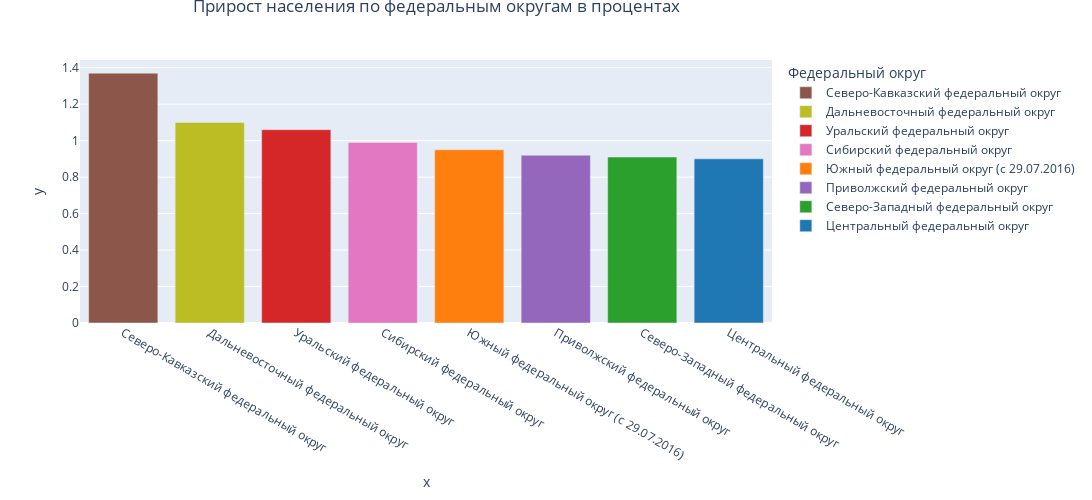

The notebook cell saved with this chart:
### Code cell
fig_1 = px.bar(color=mask_perc['Федеральный округ'],
               color_discrete_map=dct_colors,
               x=mask_perc['Федеральный округ'],
               y=mask_perc['Новорожденные в %'],
               width=1500,
               height=500)
fig_1.update_layout(legend=dict(title='Федеральный округ'),
                    title=dict(text='Прирост населения по федеральным округам в процентах',x=0.4,y=1))

fig_1.show()

### Figure 1 — Plotly figure (JSON) as saved in the notebook; plotly's stock layout.template omitted (floating-point values rounded to 4 significant figures)
{"data": [{"alignmentgroup": "True", "hovertemplate": "color=Северо-Кавказский федеральный округ<br>x=%{x}<br>y=%{y}<extra></extra>", "legendgroup": "Северо-Кавказский федеральный округ", "marker": {"color": "#8C564B", "pattern": {"shape": ""}}, "name": "Северо-Кавказский федеральный округ", "offsetgroup": "Северо-Кавказский федеральный округ", "orientation": "v", "showlegend": true, "textposition": "auto", "type": "bar", "x": ["Северо-Кавказский федеральный округ"], "xaxis": "x", "y": [1.37], "yaxis": "y"}, {"alignmentgroup": "True", "hovertemplate": "color=Дальневосточный федеральный округ<br>x=%{x}<br>y=%{y}<extra></extra>", "legendgroup": "Дальневосточный федеральный округ", "marker": {"color": "#BCBD22", "pattern": {"shape": ""}}, "name": "Дальневосточный федеральный округ", "offsetgroup": "Дальневосточный федеральный округ", "orientation": "v", "showlegend": true, "textposition": "auto", "type": "bar", "x": ["Дальневосточный федеральный округ"], "xaxis": "x", "y": [1.1], "yaxis": "y"}, {"alignmentgroup": "True", "hovertemplate": "color=Уральский федеральный округ<br>x=%{x}<br>y=%{y}<extra></extra>", "legendgroup": "Уральский федеральный округ", "marker": {"color": "#D62728", "pattern": {"shape": ""}}, "name": "Уральский федеральный округ", "offsetgroup": "Уральский федеральный округ", "orientation": "v", "showlegend": true, "textposition": "auto", "type": "bar", "x": ["Уральский федеральный округ"], "xaxis": "x", "y": [1.06], "yaxis": "y"}, {"alignmentgroup": "True", "hovertemplate": "color=Сибирский федеральный округ<br>x=%{x}<br>y=%{y}<extra></extra>", "legendgroup": "Сибирский федеральный округ", "marker": {"color": "#E377C2", "pattern": {"shape": ""}}, "name": "Сибирский федеральный округ", "offsetgroup": "Сибирский федеральный округ", "orientation": "v", "showlegend": true, "textposition": "auto", "type": "bar", "x": ["Сибирский федеральный округ"], "xaxis": "x", "y": [0.99], "yaxis": "y"}, {"alignmentgroup": "True", "hovertemplate": "color=Южный федеральный округ (с 29.07.2016)<br>x=%{x}<br>y=%{y}<extra></extra>", "legendgroup": "Южный федеральный округ (с 29.07.2016)", "marker": {"color": "#FF7F0E", "pattern": {"shape": ""}}, "name": "Южный федеральный округ (с 29.07.2016)", "offsetgroup": "Южный федеральный округ (с 29.07.2016)", "orientation": "v", "showlegend": true, "textposition": "auto", "type": "bar", "x": ["Южный федеральный округ (с 29.07.2016)"], "xaxis": "x", "y": [0.95], "yaxis": "y"}, {"alignmentgroup": "True", "hovertemplate": "color=Приволжский федеральный округ<br>x=%{x}<br>y=%{y}<extra></extra>", "legendgroup": "Приволжский федеральный округ", "marker": {"color": "#9467BD", "pattern": {"shape": ""}}, "name": "Приволжский федеральный округ", "offsetgroup": "Приволжский федеральный округ", "orientation": "v", "showlegend": true, "textposition": "auto", "type": "bar", "x": ["Приволжский федеральный округ"], "xaxis": "x", "y": [0.92], "yaxis": "y"}, {"alignmentgroup": "True", "hovertemplate": "color=Северо-Западный федеральный округ<br>x=%{x}<br>y=%{y}<extra></extra>", "legendgroup": "Северо-Западный федеральный округ", "marker": {"color": "#2CA02C", "pattern": {"shape": ""}}, "name": "Северо-Западный федеральный округ", "offsetgroup": "Северо-Западный федеральный округ", "orientation": "v", "showlegend": true, "textposition": "auto", "type": "bar", "x": ["Северо-Западный федеральный округ"], "xaxis": "x", "y": [0.91], "yaxis": "y"}, {"alignmentgroup": "True", "hovertemplate": "color=Центральный федеральный округ<br>x=%{x}<br>y=%{y}<extra></extra>", "legendgroup": "Центральный федеральный округ", "marker": {"color": "#1F77B4", "pattern": {"shape": ""}}, "name": "Центральный федеральный округ", "offsetgroup": "Центральный федеральный округ", "orientation": "v", "showlegend": true, "textposition": "auto", "type": "bar", "x": ["Центральный федеральный округ"], "xaxis": "x", "y": [0.9], "yaxis": "y"}], "layout": {"barmode": "relative", "height": 500, "legend": {"title": {"text": "Федеральный округ"}, "tracegroupgap": 0}, "margin": {"t": 60}, "title": {"text": "Прирост населения по федеральным округам в процентах", "x": 0.4, "y": 1}, "width": 1500, "xaxis": {"anchor": "y", "domain": [0, 1], "title": {"text": "x"}}, "yaxis": {"anchor": "x", "domain": [0, 1], "title": {"text": "y"}}}}
